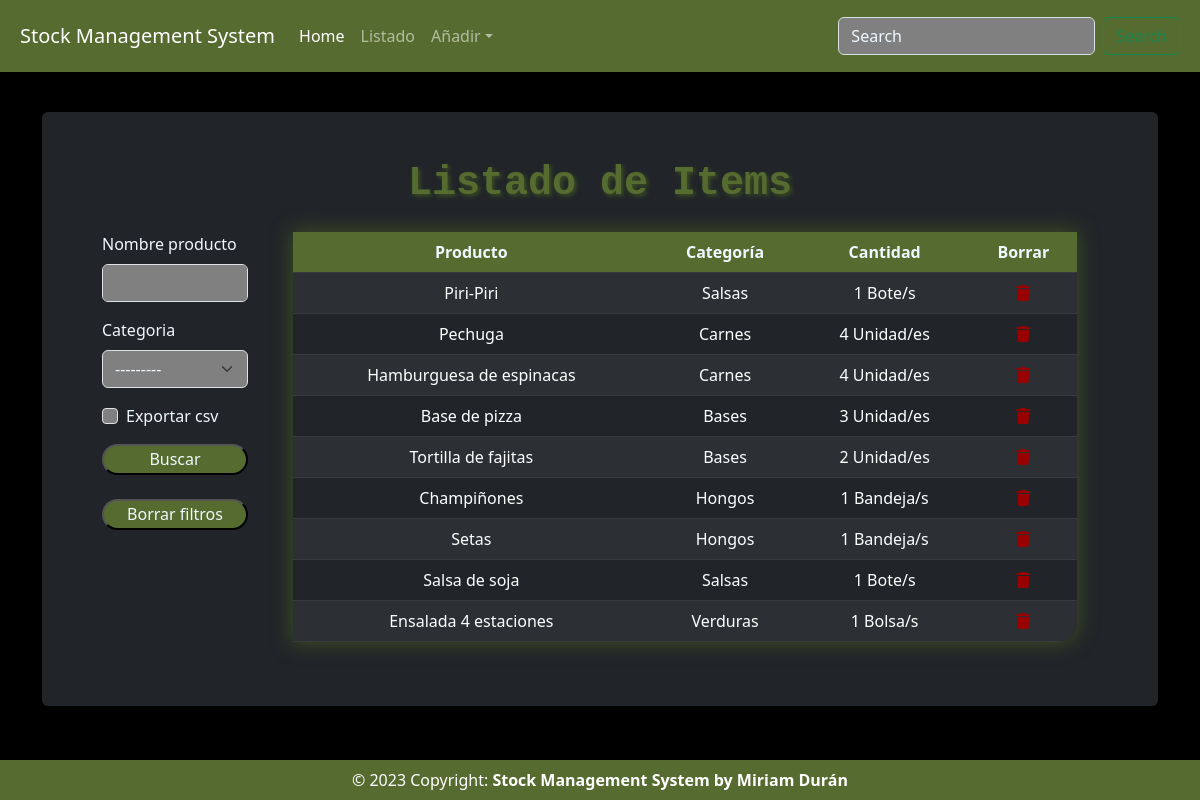
/list_items/, run on an earlier commit of the app's database.
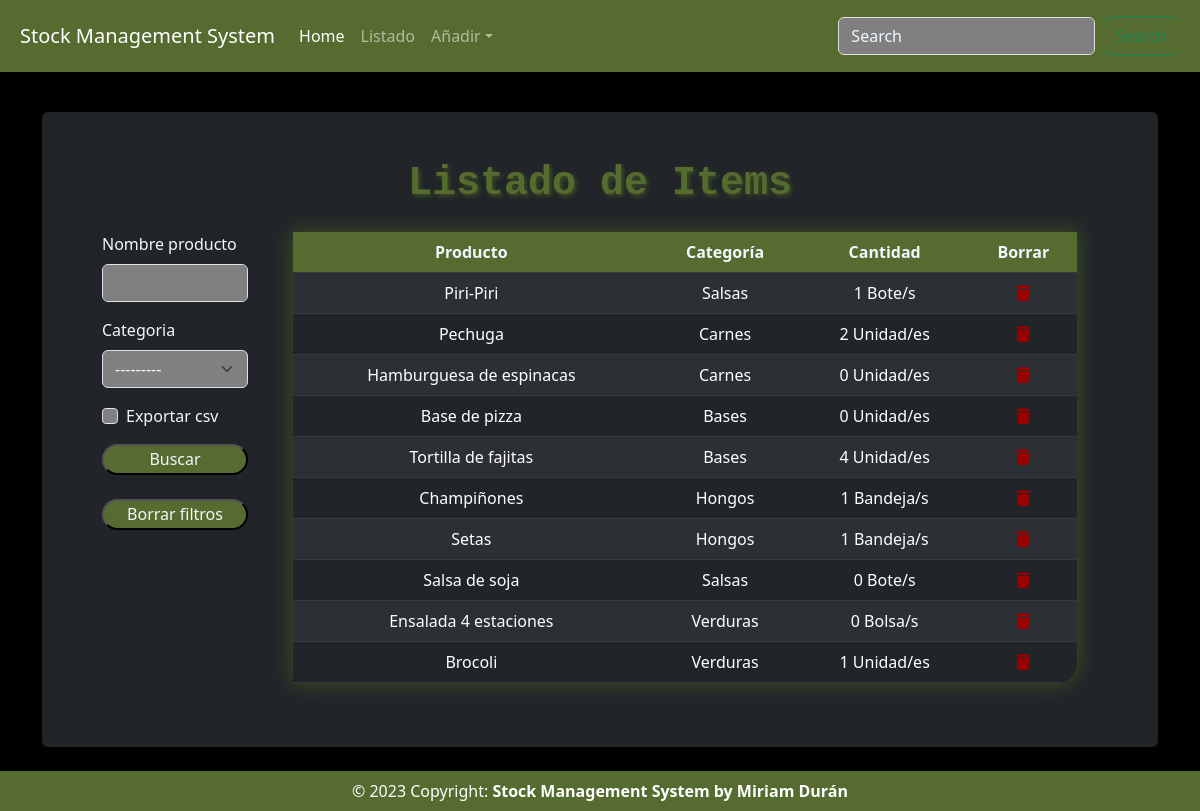
And on a later commit of the database.
### stockManagementApp/models.py (models this page shows, shortened)
class Stock(models.Model):
    categoria = models.ForeignKey(Categoria, on_delete=models.CASCADE, blank=True)
    nombre_producto = models.CharField(max_length=50, blank=True, null=True)
    cantidad = models.IntegerField(default=0, blank=True, null=True)
    etiqueta = models.CharField(max_length=50, blank=True, null=True, choices=etiqueta_choice)
    cantidad_comprada = models.IntegerField(default=0, blank=True, null=True)
    proveedor = models.CharField(max_length=50, blank=True, null=True)
    telefono = models.CharField(max_length=50, blank=True, null=True)
    precio = models.IntegerField(default=0, blank=True, null=True)
    cantidad_gastada = models.IntegerField(default=0, blank=True, null=True)
    gastado_por = models.CharField(max_length=50, blank=True, null=True)
    comprador = models.CharField(max_length=50, blank=True, null=True)
    creado_por = models.CharField(max_length=50, blank=True, null=True)
    punto_de_pedido = models.IntegerField(default=0, blank=True, null=True)
    ultima_actualizacion = models.DateTimeField(auto_now_add=False, auto_now=True)
    fecha_caducidad = models.DateField(auto_now_add=False, auto_now=False, blank=True, null=True)

class Categoria(models.Model):
    nombre = models.CharField(max_length=50, blank=True, null=True)
    def __str__(self):
        return self.nombre

### stockManagementApp/views.py (the view, shortened to what this page needs)
# urls.py: path('list_items/', views.list_items_view, name='list_items'),
def list_items_view(request):
    template_name = 'list_items.html'
    title = 'Listado de Items'
    queryset = Stock.objects.all()
    form = StockSearchForm(request.POST or None)
    context = {
        'title': title,
        'queryset' : queryset,
        'form' : form,
    }
    return render(request, template_name, context)

### stockManagementApp/forms.py
class StockSearchForm(forms.ModelForm):
    exportar_csv = forms.BooleanField(required=False)
    class Meta:
        model = Stock
        fields = ['categoria', 'nombre_producto']
    def __init__(self, *args, **kwargs):
        super(StockSearchForm, self).__init__(*args, **kwargs)
        self.helper = FormHelper(self)
        self.helper.form_tag = False # No incluir <form></form>
        self.helper.layout = Layout(
            Div(
                Field('nombre_producto')
            ),
            Div(
                Field('categoria')
            ),
            Div(
                Field('exportar_csv')
            ),
        )

### templates/list_items.html
{% extends 'base.html' %}
{% load crispy_forms_tags %}
{% block content %}
<div class="container">
    <div class="row">
        <div class="col-2">
            <form method='POST' action='' enctype="multipart/form-data" novalidate class="d-flex flex-column">
                {% crispy form %}
                <input type="submit" class="button" value='Buscar'>
                <br>
                <a href="{% url 'list_items' %}" class="button">Borrar filtros</a>
            </form>
        </div>
        <div class="col-10">
            <table class="table table-dark table-striped">
                <thead>
                    <tr>
                        <th>Producto</th>
                        <th>Categoría</th>
                        <th>Cantidad</th>
                        <th>Borrar</th>
                    </tr>
                </thead>
                {% for instance in queryset %}
                    <tr>
                        <td><a class="text-reset" href="{% url 'update_items' instance.id %}">{{ instance.nombre_producto }}</a></td>
                        <td><a class="text-reset" href="{% url 'update_categories' instance.id %}">{{ instance.categoria }}</a></td>
                        <td>{{ instance.cantidad }} {{ instance.get_etiqueta_display }}
                        </td>
                        <td><a href="{% url 'delete_items' instance.id %}"><i class="fa-solid fa-trash" style="color: #990000;"></i></a></td>
                    </tr>
                {% endfor %}
            </table>
        </div>
    </div>
</div>
{% endblock %}

### templates/base.html (shortened to what this page needs)
<!DOCTYPE html>
{% load static %}
<html>
    <head>
        {% block style %}
            <link rel="stylesheet" type="text/css" href="{% static 'css/stylesheet.css' %}" media="screen">
            <link rel="stylesheet" type="text/css" href="{% static 'css/navbar-top-fixed.css' %}" media="screen">
        <link rel="stylesheet" type="text/css" href="{% static 'css/bootstrap.min.css' %}" media="screen">
        {% endblock style %}
    </head>
    <body>
        {% block header %}
            {% include "common/header_menu.html" %}
        {% endblock header %}
        <main class="container">
            <div class="bg-dark p-5 rounded">
                <h1 class='pb-3 titulo'>{{ title }}</h1>
                {% block content %}
                {% endblock content %}
            </div>
        </main>
        {% block footer %}
            {% include "common/footer_website.html" %}
        {% endblock footer %}
    </body>
</html>

### templates/common/header_menu.html (shortened to what this page needs)
<nav class="navbar navbar-expand-md navbar-dark fixed-top px-2 py-3 header">
    <div class="container-fluid">
        <a class="navbar-brand" href="{% url 'home' %}">Stock Management System</a>
        <div class="collapse navbar-collapse" id="navbarCollapse">
            <ul class="navbar-nav me-auto mb-2 mb-md-0">
                <li class="nav-item">
                    <a class="nav-link active" aria-current="page" href="{% url 'home' %}">Home</a>
                </li>
                <li class="nav-item">
                    <a class="nav-link" href="{% url 'list_items' %}">Listado</a>
                </li>
                <li class="nav-item dropdown">
                    <a class="nav-link dropdown-toggle" data-bs-toggle="dropdown" href="#">Añadir</a>
                </li>
            </ul>
            <form class="d-flex" role="search">
                <input class="form-control me-2" type="search" placeholder="Search" aria-label="Search">
                <button class="btn btn-outline-success" type="submit">Search</button>
            </form>
        </div>
    </div>
</nav>

### templates/common/footer_website.html
<footer class="d-flex justify-content-center text-muted p-0" id="footer">
    <div class="text-center p-2 text-white">
        © 2023 Copyright:
        <a class="text-reset fw-bold" href="{% url 'home' %}">Stock Management System by Miriam Durán</a>
    </div>
</footer>

### stockManagementApp/static/css/stylesheet.css (style rules this page uses)
* { margin: 0; padding: 0; color: aliceblue; }
body { background-color: black !important; }
p, label { color: aliceblue; }
input, input::placeholder, input:focus, input::selection, input:active { background-color: gray !important; color: aliceblue !important; outline: 0 !important; }
.header { background-color: darkolivegreen; color: aliceblue; z-index: 3; }
.titulo { font-family: monospace; text-align: center; color: darkolivegreen; text-shadow: 2px 2px 4px rgb(63, 80, 35); font-weight: bolder; }
.button { background-color: darkolivegreen !important; color: aliceblue; text-decoration: none; padding: 1% 2%; border-radius: 25px; border-width: 2px; border-style: outset; border-color: buttonborder; text-align: center; }
.select { background-color: grey !important; color: aliceblue !important; }
.table { text-align: center; width: 95% !important; border-bottom-right-radius: 20px; overflow: hidden; margin: auto; box-shadow: 0px 0px 20px 1px rgb(63, 80, 35); }
.table th { background-color: darkolivegreen !important; color: aliceblue !important; }
#footer { background-color: darkolivegreen; margin-top: 5%; position: fixed; bottom: 0; width: 100%; z-index: 3; }
.text-reset { text-decoration: none; }

### stockManagementApp/static/css/navbar-top-fixed.css (style rules this page uses)
body { padding-top: 7rem; padding-bottom: 4rem; }

What changed in the data, as far as the page shows it:
changed Stock "Pechuga": cantidad "4" → "2"
changed Stock "Hamburguesa de espinacas": cantidad "4" → "0"
changed Stock "Base de pizza": cantidad "3" → "0"
changed Stock "Tortilla de fajitas": cantidad "2" → "4"
changed Stock "Salsa de soja": cantidad "1" → "0"
changed Stock "Ensalada 4 estaciones": cantidad "1" → "0"
added Stock: nombre_producto "Brocoli", categoria "Verduras", cantidad "1", etiqueta "Unidad/es"
